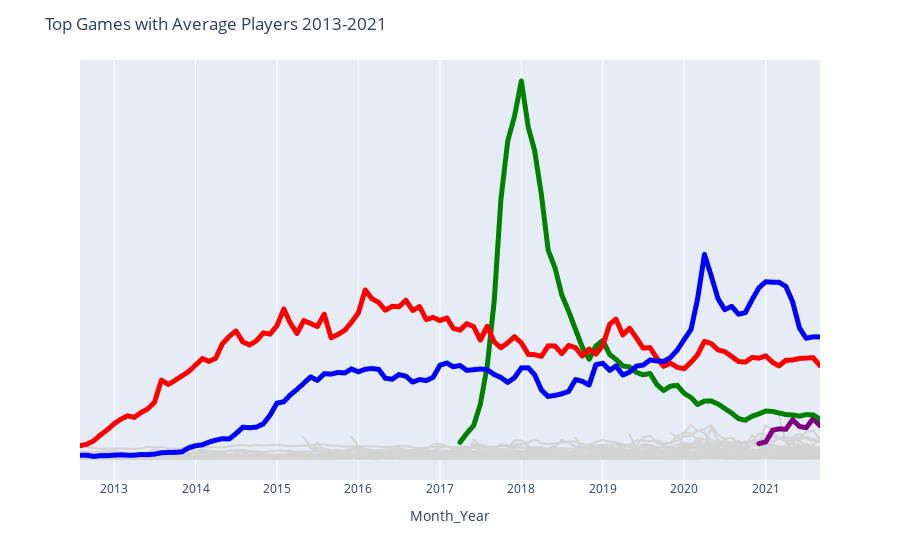

Here is the notebook cell this chart was saved with:
### Code cell
fig = px.line(sorted_df,
              x='Month_Year',
              y='Avg_players',
              color='Game_Name')

fig.update_traces({"line":{"color":"lightgrey"}})

fig.update_traces(patch={"line":{"color":"blue", "width":5}},
                  selector={"legendgroup":"Counter Strike: Global Offensive"})

fig.update_traces(patch={"line":{"color":"red", "width":5}},
                  selector={"legendgroup":"Dota 2"})

fig.update_traces(patch={"line":{"color":"green", "width":5}},
                  selector={"legendgroup":"PUBG: Battlegrounds"})

fig.update_traces(patch={"line":{"color":"purple", "width":5}},
                  selector={"legendgroup": "Apex Legends"})

fig.update_layout(title="Top Games with Average Players 2013-2021",
                  showlegend=False,
                  yaxis={"visible":False})

fig.show()
